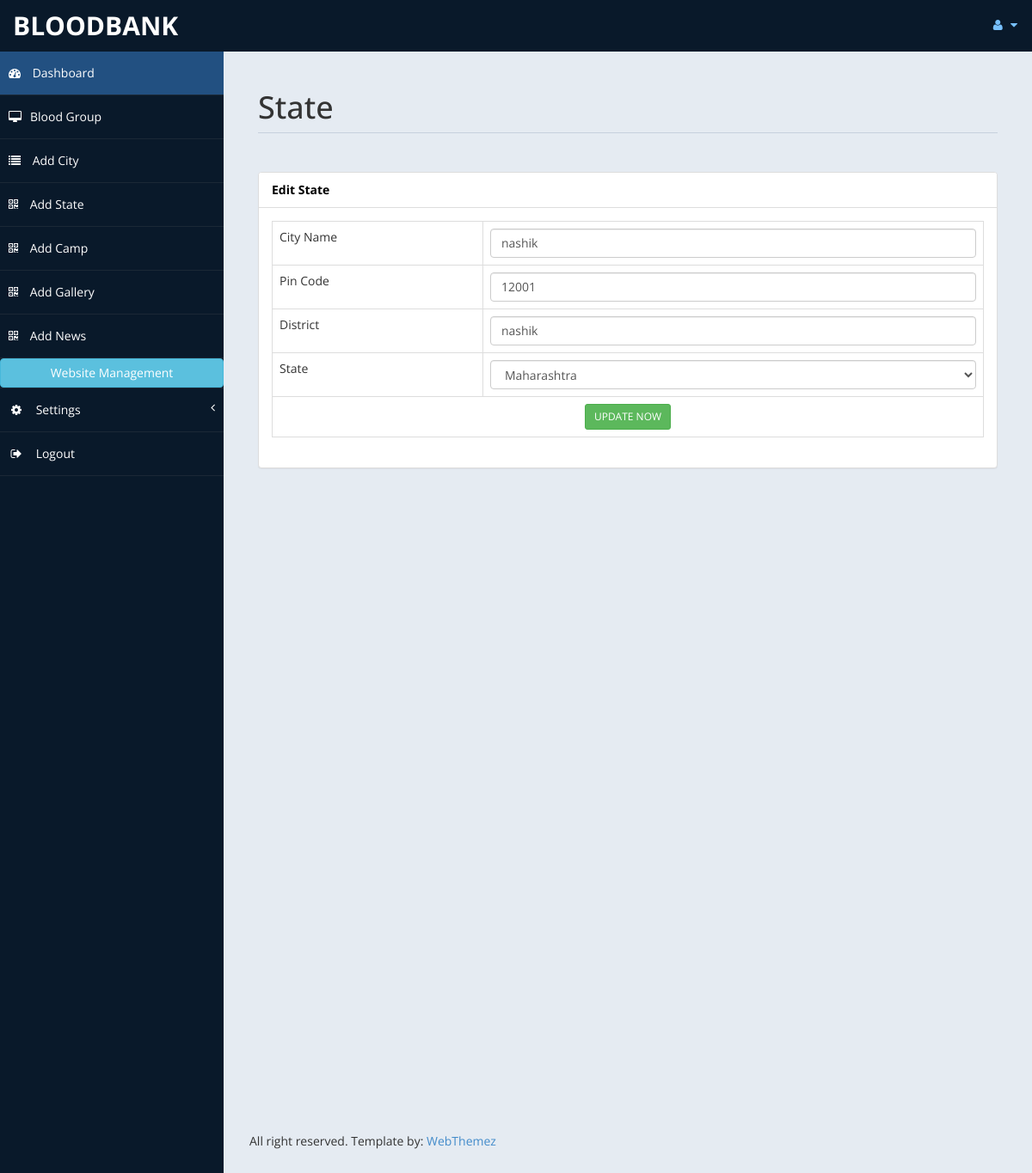
Page /admin/editcity.php?id=1 (signed in) on the committed database.
### tables this page shows
CREATE TABLE IF NOT EXISTS `addcity` (
  `id` int(10) NOT NULL AUTO_INCREMENT,
  `city_name` varchar(50) NOT NULL,
  `pin_code` varchar(50) NOT NULL,
  `district` varchar(50) NOT NULL,
  `state` varchar(50) NOT NULL,
  PRIMARY KEY (`id`)
);

### admin/editcity.php (the view, shortened to what this page needs)
<?php
include("config.php");
?>
<!DOCTYPE html>
<html xmlns="http://www.w3.org/1999/xhtml">
<head>
    <link href="assets/css/bootstrap.css" rel="stylesheet" />
    <link href="assets/css/font-awesome.css" rel="stylesheet" />
    <link href="assets/js/morris/morris-0.4.3.min.css" rel="stylesheet" />
    <link href="assets/css/custom-styles.css" rel="stylesheet" />
</head>
<body>
    <div id="wrapper">
        <nav class="navbar navbar-default top-navbar" role="navigation">
            <div class="navbar-header">
                <a class="navbar-brand" href="home.php">Bloodbank</a>
            </div>
            <ul class="nav navbar-top-links navbar-right">
                <li class="dropdown">
                    <a class="dropdown-toggle" data-toggle="dropdown" href="#" aria-expanded="false">
                        <i class="fa fa-user fa-fw"></i> <i class="fa fa-caret-down"></i>
                    </a>
                </li>
            </ul>
        </nav>
        <nav class="navbar-default navbar-side" role="navigation">
            <div class="sidebar-collapse">
                <ul class="nav" id="main-menu">
                    <li>
                        <a class="active-menu" href="home.php"><i class="fa fa-dashboard"></i> Dashboard</a>
                    </li>
                    <li>
                        <a href="bloodgroup.php"><i class="fa fa-desktop"></i>Blood Group</a>
                    </li>
					<li>
                        <a href="addcity.php"><i class="fa fa-list"></i> Add City</a>
                    </li>
                    <li>
                        <a href="addstate.php"><i class="fa fa-qrcode"></i> Add State</a>
                    </li>
                    <li>
                        <a href="addcamp.php"><i class="fa fa-qrcode"></i> Add Camp</a>
                    </li>
                    <li>
                        <a href="addgallery.php"><i class="fa fa-qrcode"></i> Add Gallery</a>
                    </li>
                    <li>
                        <a href="addnews.php"><i class="fa fa-qrcode"></i> Add News</a>
                    </li>
                    <li>
                        <button class="btn btn-block btn-info">Website Management</button>
                    </li>
                    <li>
                        <a href="#"><i class="fa fa-gear fa-fw"></i> Settings<span class="fa arrow"></span></a>
                    </li>
                    <li>
                        <a href="logout.php"><i class="fa fa-sign-out fa-fw"></i> Logout</a>
                    </li>
                </ul>
            </div>
        </nav>
        <div id="page-wrapper" >
            <div id="page-inner">
			 <div class="row">
                    <div class="col-md-12">
                        <h1 class="page-header">
                            State
                        </h1>
                    </div>
                </div>
               <div class="row">
                <div class="col-md-12">
                    <div class="panel panel-default">
                        <div class="panel-heading">
                             Edit State
                        </div>
                        <div class="panel-body">
                            <div class="table-responsive">
                           <!DOCTYPE html>
<?php
if(isset($_GET['id']))
{
$query='select * from addcity where id="'.$_GET['id'].'"';
$res=mysqli_query($con,$query);
$row=mysqli_fetch_array($res);
?>
                   <form method="post" action="">
                            <table class="table table-bordered">
                            <tr><td>City Name</td><td><input type="text" name="city_name" value="<?php echo $row['city_name']; ?>" class="form-control"></td></tr>
                            <tr><td>Pin Code</td><td><input type="text" name="pin_code" class="form-control"
                            value="<?php echo $row['pin_code']; ?>"></td></tr>
                            <tr><td>District</td><td><input type="text" name="district" class="form-control"
                            value="<?php echo $row['district']; ?>"></td></tr>
                            <tr><td>State</td><td><select name="state" class="form-control">
                            <option value="<?php echo $row['state'] ?>"><?php echo $row['state'] ?></option>
                            </select>
                            </td></tr>
                            <tr><td colspan="2" align="center"><input type="submit" name="update" value="UPDATE NOW" class="btn btn-sm btn-success"></td>
                            </tr>
                            </table>
                            </form>
                            <?php
}
							?>
                            </div>
                        </div>
                        </div>
                      </div>
                      </div>
        </div>
               <footer><p>All right reserved. Template by: <a href="http://webthemez.com">WebThemez</a></p></footer>
    </div>
            </div>
</body>
</html>

### admin/assets/css/custom-styles.css (style rules this page uses)
body { font-family: 'Open Sans', sans-serif; }
#wrapper { width: 100%; background:#09192A; }
#page-wrapper { padding: 15px 15px; min-height: 600px; background:#E5EBF2; }
#page-inner { width:100%; margin:10px 20px 10px 0px; background-color:transparent; padding:10px; min-height:1200px; }
h1, .h1, h2, .h2, h3, .h3 { margin-top: 7px; margin-bottom: -5px; }
p { font-size:16px; line-height:25px; padding-top:20px; }
.page-header { padding-bottom: 9px; margin: 10px 0 45px; border-bottom: 1px solid #C7D1DD; }
.panel-default > .panel-heading { color: #000; background-color: #FFFFFF; border-color: #ddd; font-weight:bold; }
footer p { font-size: 14px; }
.top-navbar { margin:0px; }
.top-navbar .navbar-brand { color: #fff; width: 260px; text-align: left; height: 60px; font-size: 30px; font-weight: 700; text-transform: uppercase; line-height: 30px; }
.top-navbar .nav > li { position: relative; display: inline-block; }
.top-navbar .nav > li > a { position: relative; display: block; padding: 19px 15px; color: #77C0FD; }
.active-menu { background-color:#225081!important; }
.arrow { float: right; }
.fa.arrow:before { content: "\f104"; }
.sidebar-collapse , .sidebar-collapse .nav { background:none; }
.sidebar-collapse .nav { padding:0; }
.sidebar-collapse .nav > li > a { color:#fff; background:transparent; text-shadow:none; }
.sidebar-collapse > .nav > li > a { padding:15px 10px; }
.sidebar-collapse > .nav > li { border-bottom: 1px solid rgba(107, 108, 109, 0.19); }
.navbar-side { border:none; background-color: transparent; }
.top-navbar { background:#09192A; border-bottom:none; }
.top-navbar .nav > li > a > i { margin-right: 2px; }
.navbar-default { border:0px solid black; }
.navbar-header { background: #09192A; }
.nav > li > a > i { margin-right:10px; }
@media (min-width:768px) { #page-wrapper { margin: 0 0 0 260px; padding: 15px 30px; min-height: 1200px; } }
@media (min-width:768px) { .navbar-side { z-index: 1; position: absolute; width: 260px; } }
@media (min-width:768px) { .navbar { border-radius: 0px; } }

### rows in the picture
addcity: city_name "nashik", pin_code "12001", district "nashik", state "Maharashtra"
